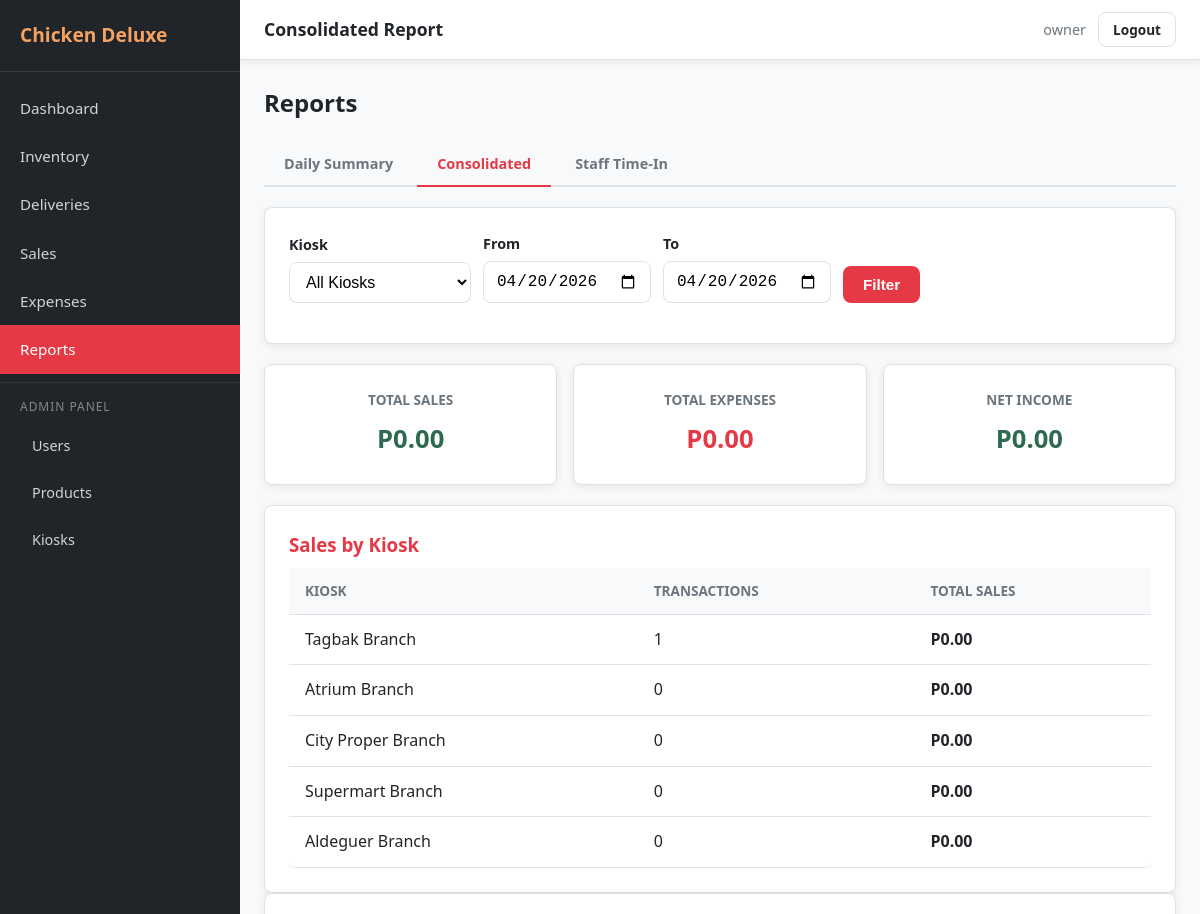
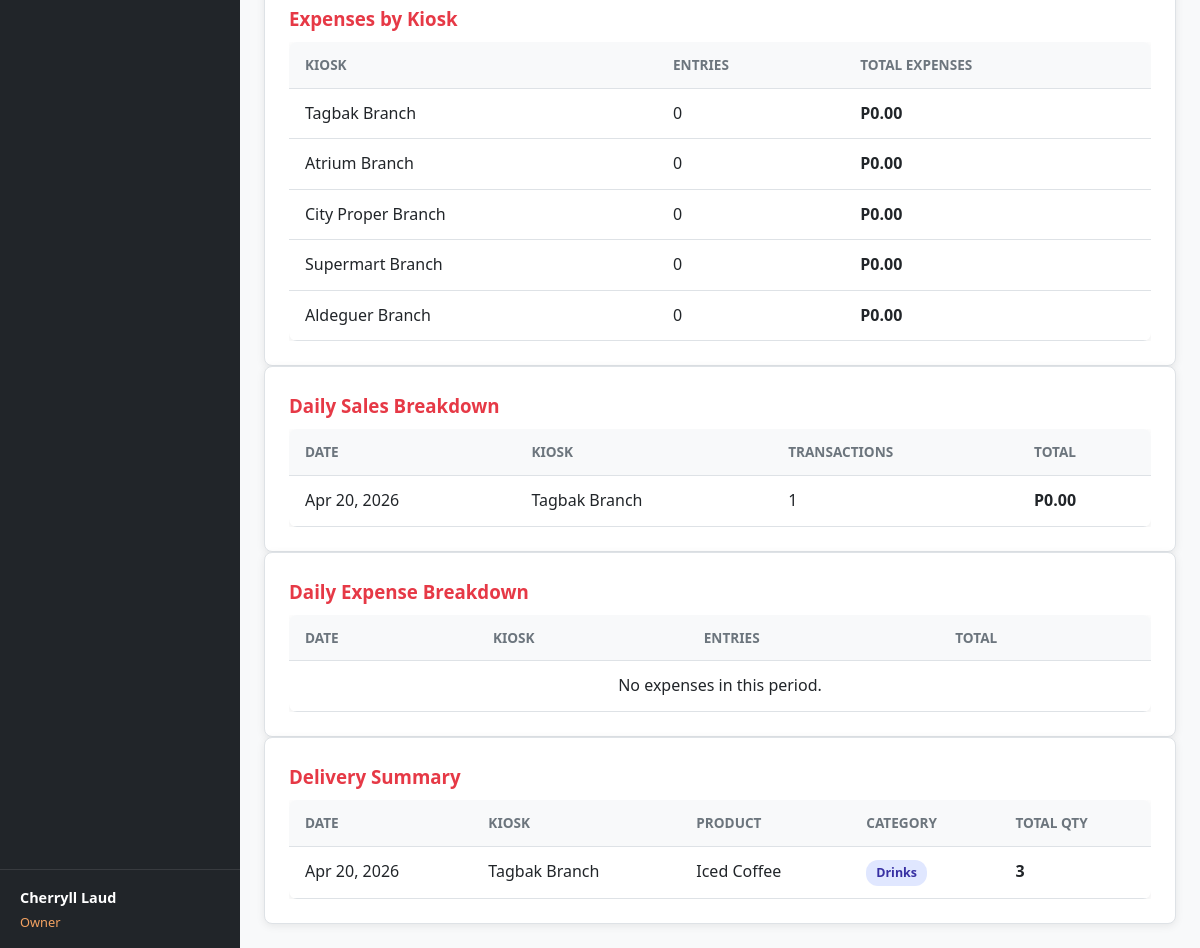
/reports/consolidated (signed in), run on the app's committed database (2 pictures, top to bottom).
### tables this page shows
CREATE TABLE `kiosk` (
  `Kiosk_ID` int(11) NOT NULL AUTO_INCREMENT,
  `Name` varchar(100) NOT NULL,
  `Location` varchar(255) NOT NULL,
  `Active` tinyint(1) NOT NULL DEFAULT 1,
  `Created_at` datetime NOT NULL DEFAULT current_timestamp(),
  PRIMARY KEY (`Kiosk_ID`)
);

### views/reports/consolidated.php (the view, shortened to what the rows shown need)
<section class="reports">
    <div class="section-header">
        <h2>Reports</h2>
    </div>
    <div class="card">
        <div class="table-container">
            <table>
                <thead>
                    <tr>
                        <th>Kiosk</th>
                        <th>Transactions</th>
                        <th>Total Sales</th>
                    </tr>
                </thead>
                <tbody>
                    <?php foreach ($sales_by_kiosk as $s): ?>
                        <tr>
                            <td><?= htmlspecialchars($s['Kiosk_Name']) ?></td>
                            <td><?= $s['Total_Transactions'] ?></td>
                            <td><strong>P<?= number_format($s['Total_Sales'], 2) ?></strong></td>
                        </tr>
                    <?php endforeach; ?>
                </tbody>
            </table>
        </div>
    </div>
    <div class="card">
        <div class="table-container">
            <table>
                <thead>
                    <tr>
                        <th>Kiosk</th>
                        <th>Entries</th>
                        <th>Total Expenses</th>
                    </tr>
                </thead>
                <tbody>
                    <?php foreach ($expense_by_kiosk as $e): ?>
                        <tr>
                            <td><?= htmlspecialchars($e['Kiosk_Name']) ?></td>
                            <td><?= $e['Total_Entries'] ?></td>
                            <td><strong>P<?= number_format($e['Total_Expenses'], 2) ?></strong></td>
                        </tr>
                    <?php endforeach; ?>
                </tbody>
            </table>
        </div>
    </div>
    <div class="card">
        <div class="table-container">
            <table>
                <thead>
                    <tr>
                        <th>Date</th>
                        <th>Kiosk</th>
                        <th>Transactions</th>
                        <th>Total</th>
                    </tr>
                </thead>
            </table>
        </div>
    </div>
    <div class="card">
        <div class="table-container">
            <table>
                <thead>
                    <tr>
                        <th>Date</th>
                        <th>Kiosk</th>
                        <th>Entries</th>
                        <th>Total</th>
                    </tr>
                </thead>
            </table>
        </div>
    </div>
    <div class="card">
        <div class="table-container">
            <table>
                <thead>
                    <tr>
                        <th>Date</th>
                        <th>Kiosk</th>
                        <th>Product</th>
                        <th>Category</th>
                        <th>Total Qty</th>
                    </tr>
                </thead>
            </table>
        </div>
    </div>
</section>

### data on the page
kiosk: Name "Tagbak Branch", Total_Transactions "1", Total_Sales "0.00", Total_Entries "0", Total_Expenses "0.00"
kiosk: Name "Atrium Branch", Total_Transactions "0", Total_Sales "0.00", Total_Entries "0", Total_Expenses "0.00"
kiosk: Name "City Proper Branch", Total_Transactions "0", Total_Sales "0.00", Total_Entries "0", Total_Expenses "0.00"
kiosk: Name "Supermart Branch", Total_Transactions "0", Total_Sales "0.00", Total_Entries "0", Total_Expenses "0.00"
kiosk: Name "Aldeguer Branch", Total_Transactions "0", Total_Sales "0.00", Total_Entries "0", Total_Expenses "0.00"

### other printed values
APP_NAME "Chicken Deluxe"
Auth::fullName() "Cherryll Laud"
ROLE_NAMES[Auth::roleId()] "Owner"
$page_title "Consolidated Report"
Auth::username() "owner"
$grand_sales "0.00"
$grand_expenses "0.00"
$net_income "0.00"
date('M j, Y', strtotime($ds['Sales_date'])) "Apr 20, 2026"
$ds['Kiosk_Name'] "Tagbak Branch"
$ds['Transactions'] "1"
$ds['Day_Total'] "0.00"
date('M j, Y', strtotime($del['Delivery_Date'])) "Apr 20, 2026"
$del['Kiosk_Name'] "Tagbak Branch"
$del['Product_Name'] "Iced Coffee"
